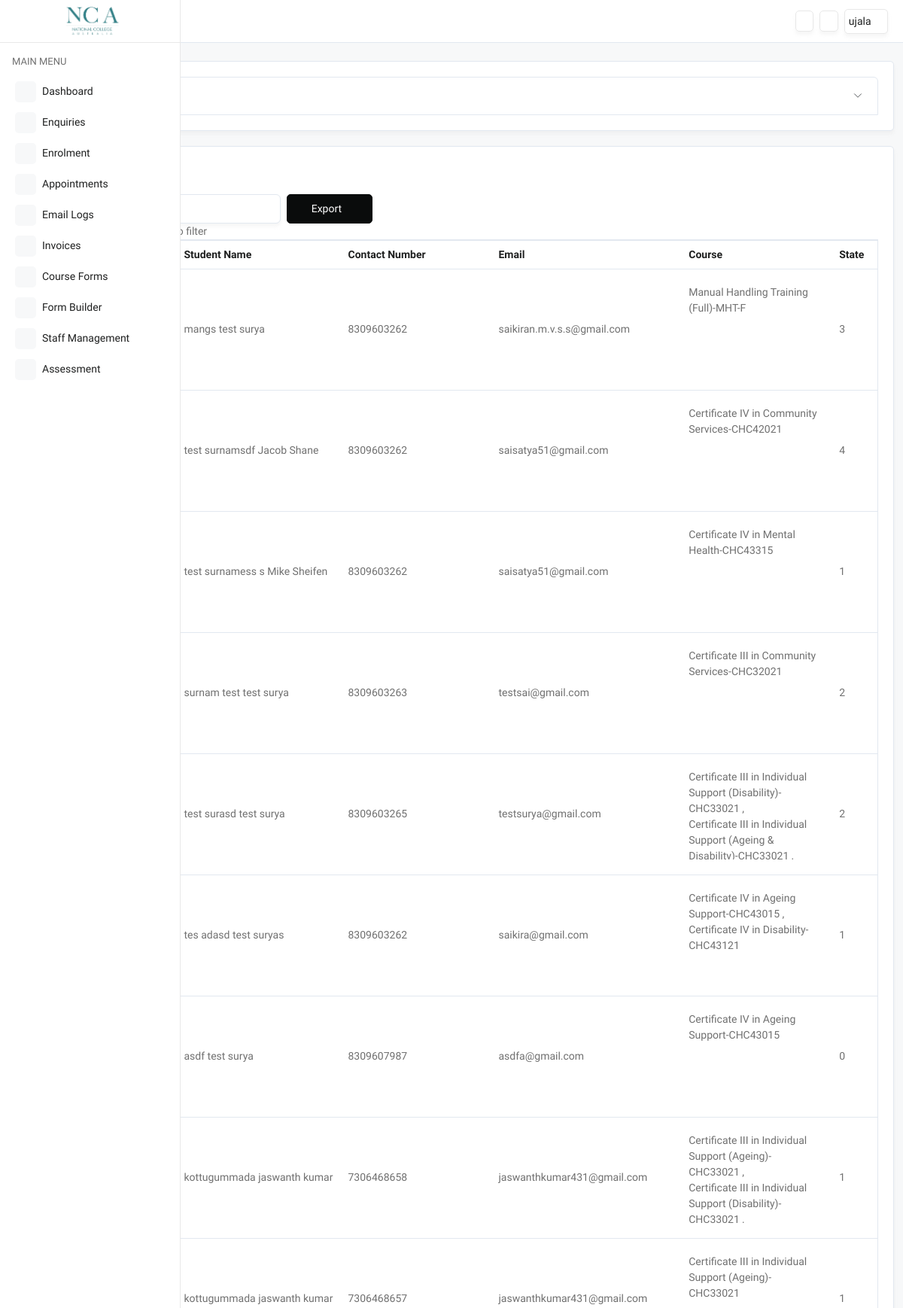
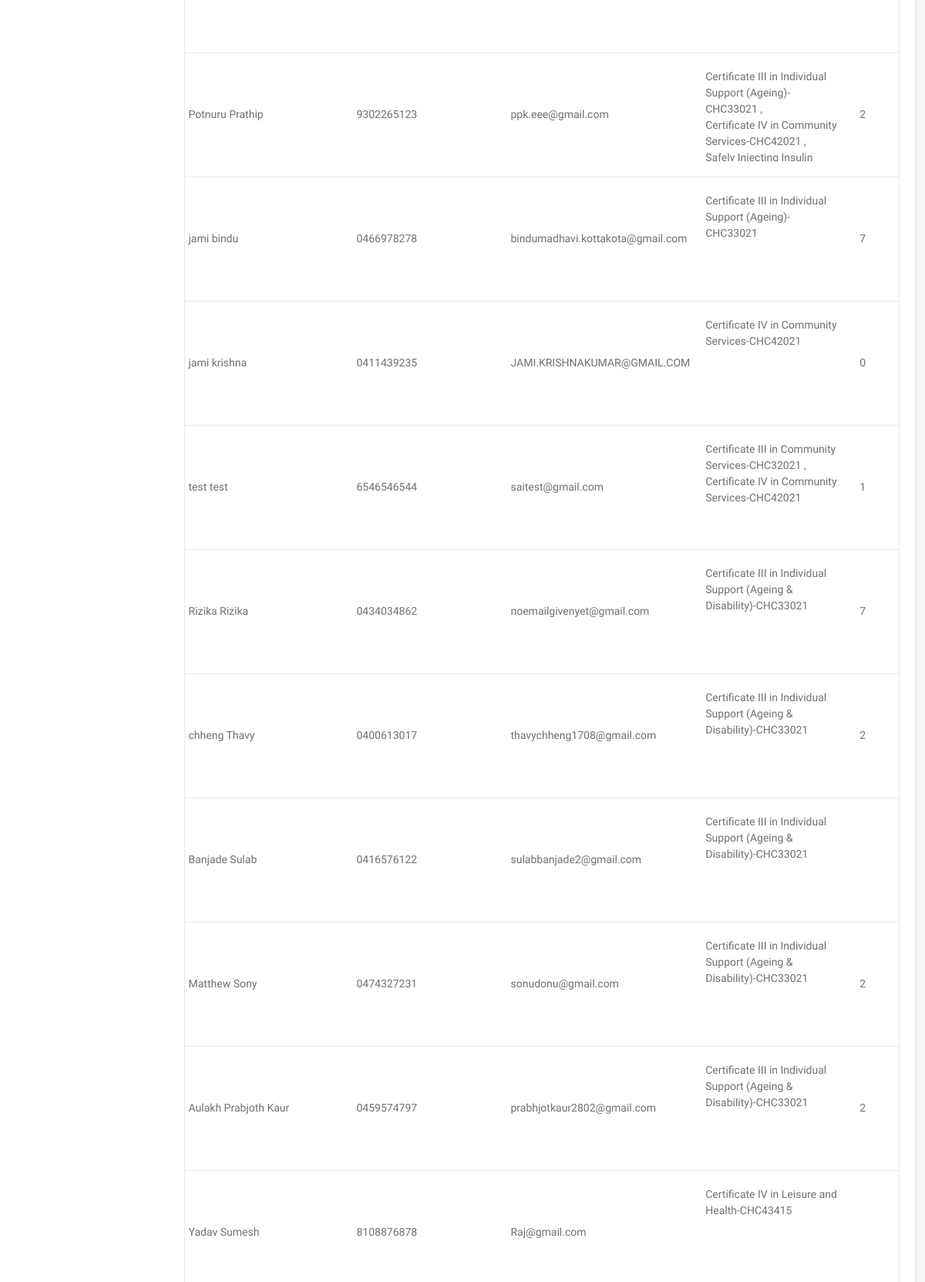
Screenshot of /dashboard19092023.php (signed in, upper part) with the database file from the repository (2 pictures, top to bottom).
### tables this page shows
CREATE TABLE `student_enquiry` (
  `st_id` int(11) NOT NULL,
  `st_enquiry_id` varchar(255) DEFAULT NULL,
  `st_name` varchar(255) NOT NULL,
  `st_member_name` varchar(255) DEFAULT NULL,
  `st_surname` varchar(255) NOT NULL,
  `st_phno` varchar(10) NOT NULL,
  `st_email` varchar(100) NOT NULL,
  `st_course` text DEFAULT NULL,
  `st_course_type` tinyint(1) NOT NULL DEFAULT 0,
  `st_street_details` varchar(255) NOT NULL,
  `st_suburb` varchar(255) NOT NULL,
  `st_state` varchar(1) DEFAULT '0',
  `st_post_code` varchar(10) NOT NULL,
  `st_visited` tinyint(1) NOT NULL,
  `st_heared` text NOT NULL,
  `st_hearedby` text DEFAULT NULL,
  `st_refered` tinyint(1) NOT NULL,
  `st_refer_name` text DEFAULT NULL,
  `st_refer_alumni` tinyint(1) NOT NULL,
  `st_fee` varchar(255) NOT NULL,
  `st_remarks` text DEFAULT NULL,
  `st_shore` tinyint(1) NOT NULL,
  `st_ethnicity` varchar(255) DEFAULT NULL,
  `st_comments` text NOT NULL,
  `st_pref_comments` text DEFAULT NULL,
  `st_appoint_book` tinyint(1) NOT NULL,
  `st_enquiry_for` tinyint(1) NOT NULL DEFAULT 1,
  `st_visa_status` tinyint(1) DEFAULT 0,
  `st_visa_condition` tinyint(4) DEFAULT 1,
  `st_visa_note` text DEFAULT NULL,
  `st_enquiry_status` tinyint(1) NOT NULL DEFAULT 0,
  `st_delete_note` varchar(255) DEFAULT NULL,
  `st_startplan_date` datetime DEFAULT NULL,
  `st_enquiry_date` datetime NOT NULL DEFAULT current_timestamp(),
  `st_created_by` int(11) NOT NULL,
  `created_date` timestamp NOT NULL DEFAULT current_timestamp() ON UPDATE current_timestamp(),
  `st_modified_by` int(11) DEFAULT NULL,
  `st_modified_date` datetime DEFAULT NULL,
  `st_gen_enq_type` tinyint(1) DEFAULT NULL,
  `st_enquiry_source` tinyint(4) DEFAULT NULL COMMENT '1=Website,2=Phone,3=Walk-in,4=Email,5=WhatsApp,6=FB/IG,7=Agent',
  `st_location` varchar(255) DEFAULT NULL COMMENT 'Location from website popup',
  `st_enquiry_college` tinyint(4) DEFAULT NULL COMMENT '1=Apt Training,2=Milton,3=NCA,4=Power Ed,5=Auz Training',
  `st_enquiry_flow_change_stage` varchar(8) DEFAULT NULL COMMENT 'PEFU or PCFU when enquiry status last set from follow-up outcome',
  `student_user_id` int(11) DEFAULT NULL,
  `st_contact_notes` text DEFAULT NULL
);

CREATE TABLE `courses` (
  `course_id` int(11) NOT NULL,
  `course_name` varchar(255) NOT NULL,
  `course_sname` varchar(255) NOT NULL,
  `course_status` tinyint(1) NOT NULL DEFAULT 0,
  `created_date` timestamp NOT NULL DEFAULT current_timestamp()
);

### dashboard19092023.php (the view, shortened to what this page needs)
<?php include('includes/dbconnect.php'); ?>
<?php
if(isset($_SESSION['user_type'])){
?>
<!doctype html>
<html lang="en">
    <head>
        <?php include('includes/app_includes.php'); ?>
    </head>
    <body data-topbar="colored">
        <div id="layout-wrapper">
            <?php include('includes/header.php'); ?>
            <?php include('includes/sidebar.php'); ?>
            <div class="main-content">
                <div class="page-content">
                    <div class="container-fluid">
                        <div class="row">
                            <div class="col-12">
                                <div class="page-title-box d-sm-flex align-items-center justify-content-between">
                                    <h4 class="mb-sm-0">Dashboard</h4>
                                </div>
                            </div>
                        </div>
                        <?php
                        if($_SESSION['user_type']==1){
                        ?>
                        <div class="row">
                            <div class="col-lg-12">
                                <div class="card">
                                    <div class="card-body">
                                        <div class="accordion" id="accordionExample">
                                            <div class="accordion-item">
                                                <h2 class="accordion-header" id="headingOne">
                                                    <button class="accordion-button fw-medium collapsed" type="button" data-bs-toggle="collapse" data-bs-target="#collapseOne" aria-expanded="false" aria-controls="collapseOne">
                                                    </button>
                                                </h2>
                                            </div>
                                        </div>
                                    </div>
                                </div>
                            </div>
                        </div>
                        <div class="row">
                            <div class="col-lg-12">
                                <div class="card">
                                    <div class="card-body">
                                        <h4 class="card-title mb-4">Student Filter</h4>
                                        <div class="d-flex" style="width:100%;">
                                            <button id="student_filter" class="btn btn-dark ms-2" style="width:10%;">Export <i class="align-middle ms-2 mdi mdi-printer" style="font-size:20px;"></i></button>
                                        </div>
                                        <ul><li>Search with any of the columns to filter</li></ul>
                                            <table id="student_filter_table" class="table nowrap" style="border-collapse: collapse; border-spacing: 0; width: 100%;">
                                                <thead>
                                                    <tr>
                                                        <th>Student ID</th>
                                                        <th>Student Name</th>
                                                        <th>Contact Number</th>
                                                        <th>Email</th>
                                                        <th>Course</th>
                                                        <th>State</th>
                                                    </tr>
                                                </thead>
                                                <tbody>
                                                <?php
                                                $query=mysqli_query($connection,"SELECT * from student_enquiry where st_enquiry_status!=1");
                                                while($queryRes=mysqli_fetch_array($query)){
                                                    $coursesNames=json_decode($queryRes['st_course']);
                                                    $coursesName='<div class="td_scroll_height">';
                                                    foreach($coursesNames as $value){
                                                        $courses=mysqli_fetch_array(mysqli_query($connection,"SELECT * from courses where course_status!=1 AND course_id=".$value));
                                                        $coursesName.= $courses['course_sname'].'-'.$courses['course_name']." , <br>";
                                                    }
                                                    $coursesNamePos = strrpos($coursesName, ',');
                                                    $coursesName = substr($coursesName, 0, $coursesNamePos);
                                                    $coursesName.='</div>';
                                                ?>
                                                    <tr>
                                                        <td><?php echo $queryRes['st_enquiry_id']; ?></td>
                                                        <td><?php echo $queryRes['st_surname'].' '.$queryRes['st_name']; ?></td>
                                                        <td><?php echo $queryRes['st_phno']; ?></td>
                                                        <td><?php echo $queryRes['st_email']; ?></td>
                                                        <td><?php echo $coursesName; ?></td>
                                                        <td><?php echo $queryRes['st_state']; ?></td>
                                                    </tr>
                                                <?php } ?>
                                                </tbody>
                                            </table>
                                    </div>
                                </div>
                            </div>
                        </div>
                            <?php } ?>
                    </div>
                </div>
            </div>
        </div>
    </body>
</html>
 <?php
  } else{
    header('Location: student_enquiry.php');
}
?>

### assets/css/panel.css (style rules this page uses)
html { --bs-primary: var(--primary); --bs-primary-rgb: var(--primary-rgb); --bs-info: var(--primary); --bs-info-rgb: var(--primary-rgb); --info: var(--primary); --info-hover: var(--primary-hover); }
:root { --backgroundcolor: var(--primary); --bordercolor: var(--primary); --color: var(--primary); }
#student_filter_table { cursor: pointer; }
.td_scroll_height { height: 15vh; overflow-y: auto; }

### dashboard19092023.php (style rules this page uses)
tbody tr td:nth-child(5) { white-space: break-spaces; width:20%; }
#student_filter_table { display: block; max-width: -moz-fit-content; max-width: fit-content; margin: 0 auto; overflow-x: auto; white-space: nowrap; }
#student_filter_table th, #student_filter_table td { min-width: 200px; }

### rows the page displays
student_enquiry: st_surname "mangs", st_name "test surya", st_phno "8309603262", st_email "saikiran.m.v.s.s@gmail.com", courses.course_sname "Manual Handling Training (Full)", courses.course_name "MHT-F", st_state "3"
student_enquiry: st_surname "test surnamsdf", st_name "Jacob Shane", st_phno "8309603262", st_email "saisatya51@gmail.com", courses.course_sname "Certificate IV in Community Services", courses.course_name "CHC42021", st_state "4"
student_enquiry: st_surname "test surnamess s", st_name "Mike Sheifen", st_phno "8309603262", st_email "saisatya51@gmail.com", courses.course_sname "Certificate IV in Mental Health", courses.course_name "CHC43315", st_state "1"
student_enquiry: st_surname "surnam test", st_name "test surya", st_phno "8309603263", st_email "testsai@gmail.com", courses.course_sname "Certificate III in Community Services", courses.course_name "CHC32021", st_state "2"
student_enquiry: st_surname "test surasd", st_name "test surya", st_phno "8309603265", st_email "testsurya@gmail.com", st_state "2"
courses: course_sname "Certificate III in Individual Support (Disability)", course_name "CHC33021"
courses: course_sname "Certificate III in Individual Support (Ageing & Disability)", course_name "CHC33021"
student_enquiry: st_surname "tes adasd", st_name "test suryas", st_phno "8309603262", st_email "saikira@gmail.com", courses.course_sname "Certificate IV in Disability", courses.course_name "CHC43121", st_state "1"
courses: course_sname "Certificate IV in Ageing Support", course_name "CHC43015"
student_enquiry: st_surname "asdf", st_name "test surya", st_phno "8309607987", st_email "asdfa@gmail.com", courses.course_sname "Certificate IV in Ageing Support", courses.course_name "CHC43015", st_state "0"
student_enquiry: st_surname "kottugummada", st_name "jaswanth kumar", st_phno "7306468658", st_email "jaswanthkumar431@gmail.com", st_state "1"
courses: course_sname "Certificate III in Individual Support (Ageing)", course_name "CHC33021"
student_enquiry: st_surname "kottugummada", st_name "jaswanth kumar", st_phno "7306468657", st_email "jaswanthkumar431@gmail.com", courses.course_sname "Certificate III in Individual Support (Ageing)", courses.course_name "CHC33021", st_state "1"
student_enquiry: st_surname "Potnuru", st_name "Prathip", st_phno "9302265123", st_email "ppk.eee@gmail.com", courses.course_sname "Safely Injecting Insulin…", st_state "2"
courses: course_sname "Certificate IV in Community Services", course_name "CHC42021"
student_enquiry: st_surname "jami", st_name "bindu", st_phno "0466978278", st_email "bindumadhavi.kottakota@gmail.com", courses.course_sname "Certificate III in Individual Support (Ageing)", courses.course_name "CHC33021", st_state "7"
student_enquiry: st_surname "jami", st_name "krishna", st_phno "0411439235", st_email "JAMI.KRISHNAKUMAR@GMAIL.COM", courses.course_sname "Certificate IV in Community Services", courses.course_name "CHC42021", st_state "0"
student_enquiry: st_surname "test", st_name "test", st_phno "6546546544", st_email "saitest@gmail.com", courses.course_sname "Certificate IV in Community Services", courses.course_name "CHC42021", st_state "1"
courses: course_sname "Certificate III in Community Services", course_name "CHC32021"
student_enquiry: st_surname "Rizika", st_name "Rizika", st_phno "0434034862", st_email "noemailgivenyet@gmail.com", courses.course_sname "Certificate III in Individual Support (Ageing & Disability)", courses.course_name "CHC33021", st_state "7"
student_enquiry: st_surname "chheng", st_name "Thavy", st_phno "0400613017", st_email "thavychheng1708@gmail.com", courses.course_sname "Certificate III in Individual Support (Ageing & Disability)", courses.course_name "CHC33021", st_state "2"
student_enquiry: st_surname "Banjade", st_name "Sulab", st_phno "0416576122", st_email "sulabbanjade2@gmail.com", courses.course_sname "Certificate III in Individual Support (Ageing & Disability)", courses.course_name "CHC33021"
student_enquiry: st_surname "Matthew", st_name "Sony", st_phno "0474327231", st_email "sonudonu@gmail.com", courses.course_sname "Certificate III in Individual Support (Ageing & Disability)", courses.course_name "CHC33021", st_state "2"
student_enquiry: st_surname "Aulakh", st_name "Prabjoth Kaur", st_phno "0459574797", st_email "prabhjotkaur2802@gmail.com", courses.course_sname "Certificate III in Individual Support (Ageing & Disability)", courses.course_name "CHC33021", st_state "2"
student_enquiry: st_surname "Yadav", st_name "Sumesh", st_phno "8108876878", st_email "Raj@gmail.com", courses.course_sname "Certificate IV in Leisure and Health", courses.course_name "CHC43415"
